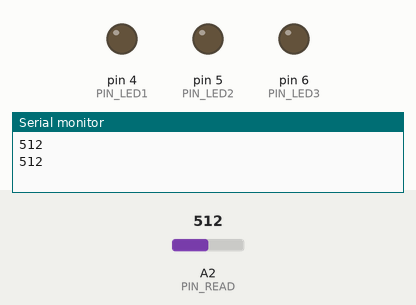
Bench run of a sketch on a simulated Arduino Uno, built with avr-gcc and run on an emulated ATmega328P. On the bench: output pins drawn as LEDs (lit = HIGH), the last lines printed to the serial monitor. Inputs (shaded band) come from the test bench; at power-on: A2 (PIN_READ) = 512.

Above: at 1.8 s.
1.9 s: A2 (PIN_READ) set to 66
3.4 s: A2 (PIN_READ) set to 58
At 4.8 s:
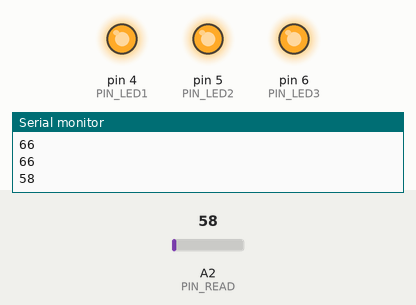
5.5 s: A2 (PIN_READ) set to 30
At 6.4 s:
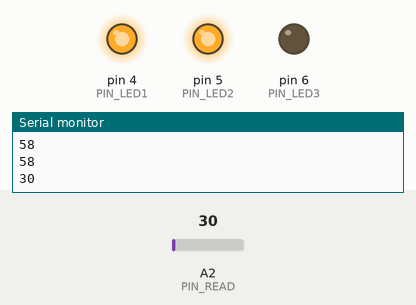
7.5 s: A2 (PIN_READ) set to 22
9.2 s: A2 (PIN_READ) set to 18
At 10.6 s:
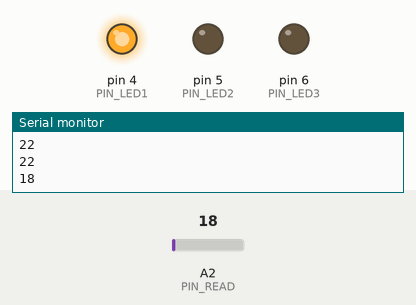
11.5 s: A2 (PIN_READ) set to 0
At 13.4 s:
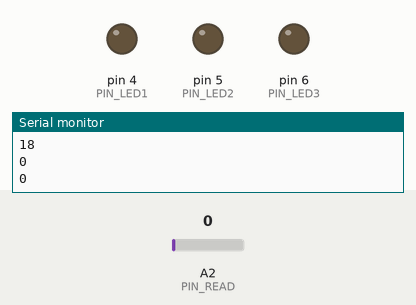
Timing chart, 0 to 14.5 s (numbered marks = the images above; inputs shaded):
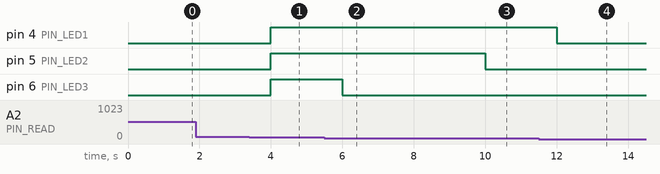

Measured:
- the behaviour switches between 61 and 60 on A2 (PIN_READ) (found by bisection; images 0 and 1)
- the behaviour switches between 21 and 20 on A2 (PIN_READ) (found by bisection; images 2 and 3)
- after the input at 3.4 s, pin 4 (PIN_LED1), pin 5 (PIN_LED2), pin 6 (PIN_LED3): LOW → HIGH after 0.60 s
- after the input at 5.5 s, pin 6 (PIN_LED3): HIGH → LOW after 0.50 s
- after the input at 9.2 s, pin 5 (PIN_LED2): HIGH → LOW after 0.80 s
- after the input at 11.5 s, pin 4 (PIN_LED1): HIGH → LOW after 0.50 s

The sketch:

question-classic-07.ino
```cpp
// (licence header left out)
#define PIN_READ A2

#define PIN_LED1 4
#define PIN_LED2 5
#define PIN_LED3 6

int READ_Data = 0;

void setup() {
  pinMode(PIN_LED1, OUTPUT);
  pinMode(PIN_LED2, OUTPUT);
  pinMode(PIN_LED3, OUTPUT);

  Serial.begin(9600);
}

void loop() {
  READ_Data = analogRead(PIN_READ);
  Serial.println(READ_Data);

  if(READ_Data > 0 && READ_Data <= 20){
    digitalWrite(PIN_LED1, HIGH);
    digitalWrite(PIN_LED2, LOW);
    digitalWrite(PIN_LED3, LOW);
  } else if(READ_Data > 20 && READ_Data <= 40){
    digitalWrite(PIN_LED1, HIGH);
    digitalWrite(PIN_LED2, HIGH);
    digitalWrite(PIN_LED3, LOW);
  } else if(READ_Data > 40 && READ_Data <= 60){
    digitalWrite(PIN_LED1, HIGH);
    digitalWrite(PIN_LED2, HIGH);
    digitalWrite(PIN_LED3, HIGH);
  } else {
    digitalWrite(PIN_LED1, LOW);
    digitalWrite(PIN_LED2, LOW);
    digitalWrite(PIN_LED3, LOW);
  }

  delay(1000);
}
```
